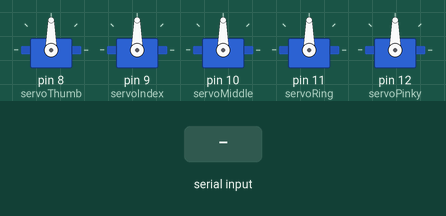
This sketch was run on a simulated Arduino Uno, built with avr-gcc and run on an emulated ATmega328P. Parts: 5 × servo. Inputs (shaded band) come from the test bench. What the sketch prints to the serial monitor is not drawn.

Above: at 1.2 s.
1.3 s: "<90,45,200>" received over Serial
At 2.5 s:
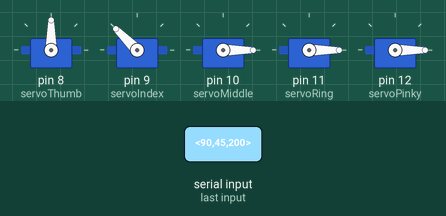
2.8 s: "<90,45>" received over Serial
At 3.6 s:
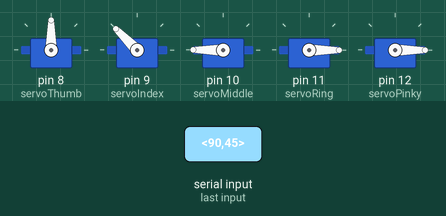
4.3 s: "<30,150,10,200>" received over Serial
At 5.1 s:
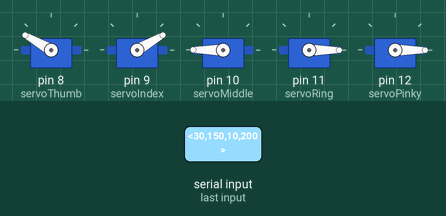
5.8 s: "<5>" received over Serial
At 7.0 s:
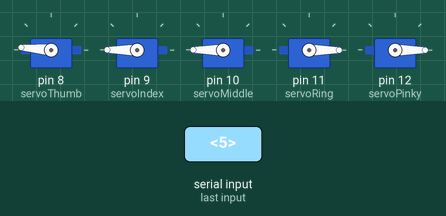
7.3 s: "<90>" received over Serial
At 8.1 s:
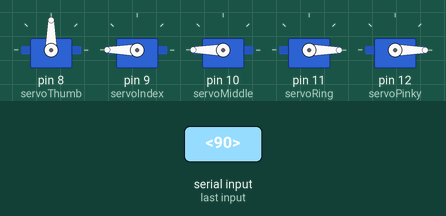
8.8 s: "<200>" received over Serial
At 9.3 s:
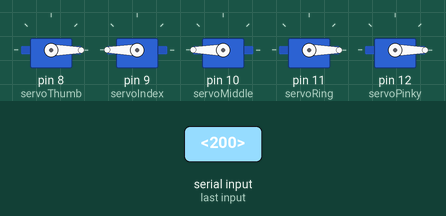
Timing chart, 0 to 11.3 s (numbered marks = the images above; inputs shaded):
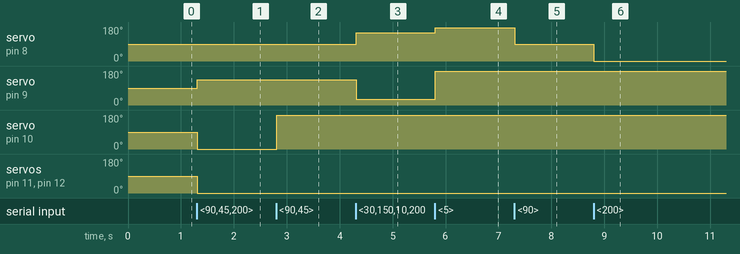

The sketch:

arduino_controller.ino
```cpp
#include <Servo.h>

// Define Servo objects for each finger
Servo servoThumb;
Servo servoIndex;
Servo servoMiddle;
Servo servoRing;
Servo servoPinky;


void setup() {
  // Setup serial
  Serial.begin(9600);

  // Attach Servo motors to corresponding pins
  servoThumb.attach(8);
  servoIndex.attach(9);
  servoMiddle.attach(10);
  servoRing.attach(11);
  servoPinky.attach(12);


}
void loop() {
    // Receive a message string from the python control script via serial
    String str = receive();

    // Extract servo angles from the message string
    int servo0_pos = 180 - str.substring(0, 3).toInt();
    int servo1_pos = 180 - str.substring(3, 6).toInt();
    int servo2_pos = 180 - str.substring(6, 9).toInt();
    int servo3_pos = str.substring(9, 12).toInt();
    int servo4_pos = str.substring(12, 15).toInt();

    // Drive the servo motors
    servoThumb.write(servo0_pos);
    servoIndex.write(servo1_pos);
    servoMiddle.write(servo2_pos);
    servoRing.write(servo3_pos);
    servoPinky.write(servo4_pos);

    // Print the message string to serial for debugging
    Serial.print(str);
}

/*
 *  This function receives a string over serial from the python control script
 */
String receive() {

  String str = "";

  // Wait for the start of a message string
  char c = '0';
  while (c != '<') {
    while (Serial.available() <= 0) { /* busy wait*/ }
    c = Serial.read();
  }

  // Start receiving
  bool receiving = true;

  while (receiving) {
      while (Serial.available() <= 0) { /* busy wait*/ }

      c = Serial.read();

      // Stop receiving on end of the message string
      if (c == '>') {
        receiving = false;
      }
      else {
        str += c;
      }
  }

  return str;
}
```

Measured:
- after the input at 1.3 s, servo on pin 9 (servoIndex): 90° → 135° at once; servo on pin 10 (servoMiddle), servo on pin 11 (servoRing), servo on pin 12 (servoPinky): 90° → 0° at once
- after the input at 2.8 s, servo on pin 10 (servoMiddle): 0° → 180° at once
- after the input at 4.3 s, servo on pin 8 (servoThumb): 90° → 150° at once; servo on pin 9 (servoIndex): 135° → 30° at once
- after the input at 5.8 s, servo on pin 8 (servoThumb): 150° → 175° at once; servo on pin 9 (servoIndex): 30° → 180° at once
- after the input at 7.3 s, servo on pin 8 (servoThumb): 175° → 90° at once
- after the input at 8.8 s, servo on pin 8 (servoThumb): 90° → 0° at once
